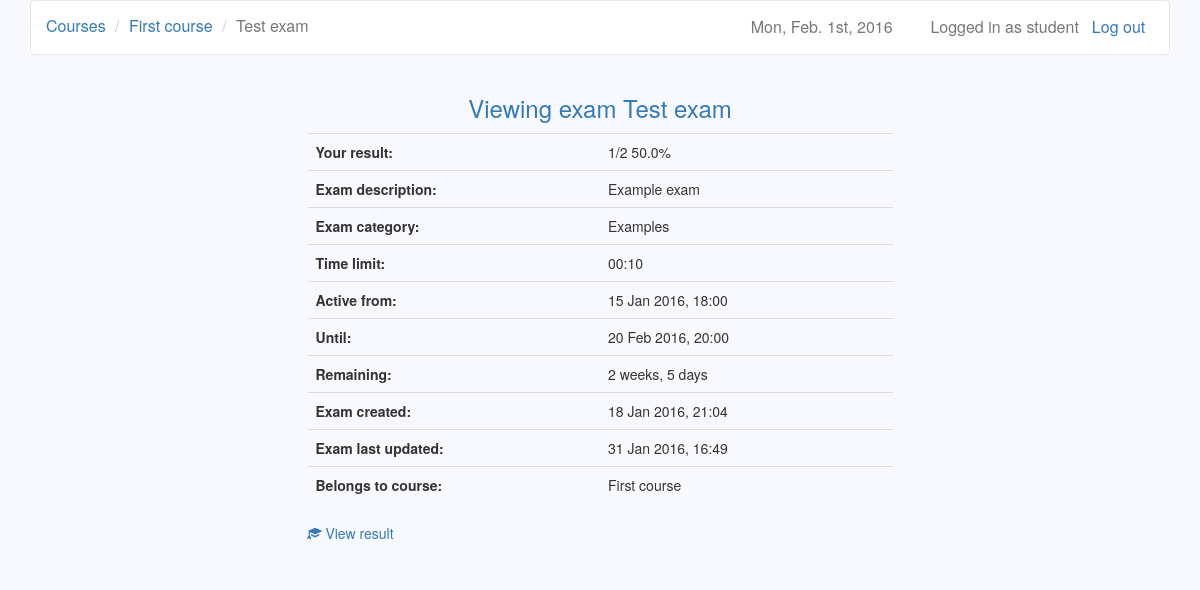
Screenshot of /courses/1/exams/1/s (signed in) with the database file from the repository.
### users/models.py (models this page shows)
class User(AbstractUser):
    is_teacher = models.BooleanField(default=False)
    created = models.DateTimeField(auto_now_add=True)

### courses/models.py (models this page shows, shortened)
class Course(models.Model):
    owner = models.ForeignKey(settings.AUTH_USER_MODEL, related_name='owner')
    name = models.CharField(max_length=30)
    description = models.TextField(blank=True)
    created = models.DateTimeField(auto_now_add=True)
    updated = models.DateTimeField(auto_now=True)
    participants = models.ManyToManyField(settings.AUTH_USER_MODEL, blank=True,
        through='Participation')

### exams/models.py (models this page shows, shortened)
class Exam(models.Model):
    name = models.CharField(max_length=30)
    description = models.TextField(blank=True)
    created = models.DateTimeField(auto_now_add=True)
    updated = models.DateTimeField(auto_now=True)
    password = models.CharField(max_length=10, blank=True)
    time_limit = models.TimeField()
    active_from = models.DateTimeField()
    active_to = models.DateTimeField()
    course = models.ForeignKey(Course)
    category = models.CharField(max_length=30)
    question_count = models.IntegerField()
    questions = models.ManyToManyField(Question, blank=True,
        through='ExamQuestion')
    @property
    def active(self):
        return (timezone.now() >= self.active_from and
            timezone.now() < self.active_to)

### exams/views.py (the view)
# urls.py: url(r'^(?P<exam_id>\d+)/s$', views.view_exam, name='view_exam'),
@user_passes_test(student_check)
def view_exam(request, course_id, exam_id):
    if (Participation.objects.filter(user=request.user, course=course_id)
        .exists()):
        course = Course.objects.get(id=course_id)
        exam = Exam.objects.get(id=exam_id)
        exam_questions = ExamQuestion.objects.filter(exam=exam)
        try:
            score = (Score.objects.get(user=request.user, exam=exam)
                .score)
            result = format_score(score, exam_questions.count())
        except ObjectDoesNotExist:
            result = "Exam not yet taken."
        return render(request, 'view_exam.html', {'course': course,
            'exam': exam, 'exam_questions': exam_questions, 'result': result})
    else:
        return redirect('/courses/s')

### courses/views.py (called while the page is built)
def student_check(user):
    return not user.is_teacher

def format_score(score, count):
    percentage = str(float(score) / float(count) * 100) + '%'
    return str(score) + '/' + str(count) + ' ' + percentage

### exams/templates/view_exam.html (shortened to what this page needs)
{% extends 'base.html' %}
{% block navigation %}
  <li><a href="{% url 'student_courses' %}">Courses</a></li>
  <li><a href="{% url 'view_course' course.id %}">{{ course.name }}</a></li>
  <li class="active">{{ exam.name }}</li>
{% endblock %}
{% block header %}Viewing exam {{ exam.name }}{% endblock %}
{% block dashboard %}
  <table class="table table-hover">
    <tr>
      <th>Your result:</th>
      <td>{{ result }}</td>
    </tr>
    <tr>
      <th>Exam description:</th>
      <td>{{ exam.description }}</td>
    </tr>
    <tr>
      <th>Exam category:</th>
      <td>{{ exam.category }}</td>
    </tr>
    <tr>
      <th>Time limit:</th>
      <td>{{ exam.time_limit }}</td>
    </tr>
    <tr>
      <th>Active from:</th>
      <td>{{ exam.active_from|date }}</td>
    </tr>
    <tr>
      <th>Until:</th>
      <td>{{ exam.active_to|date }}</td>
    </tr>
    <tr>
      <th>Remaining:</th>
      {% if not exam.active %}
        <td>Exam closed.</td>
      {% else %}
        <td>{{ exam.active_to|timeuntil }}</td>
      {% endif %}
    </tr>
    <tr>
      <th>Exam created:</th>
      <td>{{ exam.created|date }}</td>
    </tr>
    <tr>
      <th>Exam last updated:</th>
      <td>{{ exam.updated|date }}</td>
    </tr>
    <tr>
      <th>Belongs to course:</th>
      <td>{{ course.name }}</td>
    </tr>
  </table>
  {% if 'Exam' in result and exam.active %}
    <a href="{% url 'take_exam' course.id exam.id %}">
      <span class="glyphicon glyphicon-pencil"></span>
      Take exam
    </a>
  {% else %}
    <a href="{% url 'view_result' course.id exam.id %}">
      <span class="glyphicon glyphicon-education"></span>
      View result
    </a>
  {% endif %}
{% endblock %}

### django-lms/templates/base.html (shortened to what this page needs)
{% load staticfiles %}
<!DOCTYPE html>
<html>
  <head>
    <link href="/static/bootstrap/css/bootstrap.min.css" rel="stylesheet">
    <link href="/static/datetimepicker/jquery.datetimepicker.css"
      rel="stylesheet">
    <link href="/static/base.css" rel="stylesheet">
  </head>
  <body>
    <div class="container">
      <nav class="navbar navbar-default" role="navigation">
        {% if user.is_active %}
          <a class="btn navbar-btn navbar-right" id="logout"
            href="{% url 'logout' %}">
            Log out
          </a>
          <span class="navbar-text navbar-right">
            Logged in as {{ user.username }}
          </span>
        {% else %}
          <a class="navbar-brand" href="/">Django-LMS</a>
        {% endif %}
        <span class="navbar-text navbar-right" id="date">
          {% now "D, M. jS, Y" %}
        </span>
        <ul class="breadcrumb">
          {% block navigation %}{% endblock %}
        </ul>
      </nav>
      <div class="row">
        <h3 class="text-primary text-center">
          {% block header %}{% endblock %}
        </h3>
        <div class="list-group center">
          {% block dashboard %}{% endblock %}
        </div>
      </div>
    </div>
  </body>
</html>

### django-lms/static/base.css (style rules this page uses)
body { background-color: #F8F8FF; }
#date, #logout { margin-right: 1%; padding-right: 1%; font-size: 16px; }
table { table-layout:fixed; width: 70%; border-collapse: collapse; }
td { word-wrap:break-word; }
.center { width: 50%; margin-top: 1%; margin-left: auto; margin-right: auto; }
.navbar-default { background-color: white; }
.navbar-text { font-size: 16px; }
.breadcrumb { background-color: transparent; margin-top: 0.5%; margin-bottom: -1%; font-size: 16px; }

### rows the page displays
User: username "student"
Course: name "First course"
Exam: name "Test exam", description "Example exam", category "Examples", time_limit "00:10", active_from "15 Jan 2016, 18:00", active_to "20 Feb 2016, 20:00", active_to "2 weeks, 5 days", created "18 Jan 2016, 21:04", updated "31 Jan 2016, 16:49"

### other values shown
{{ result }} "1/2 50.0%"
